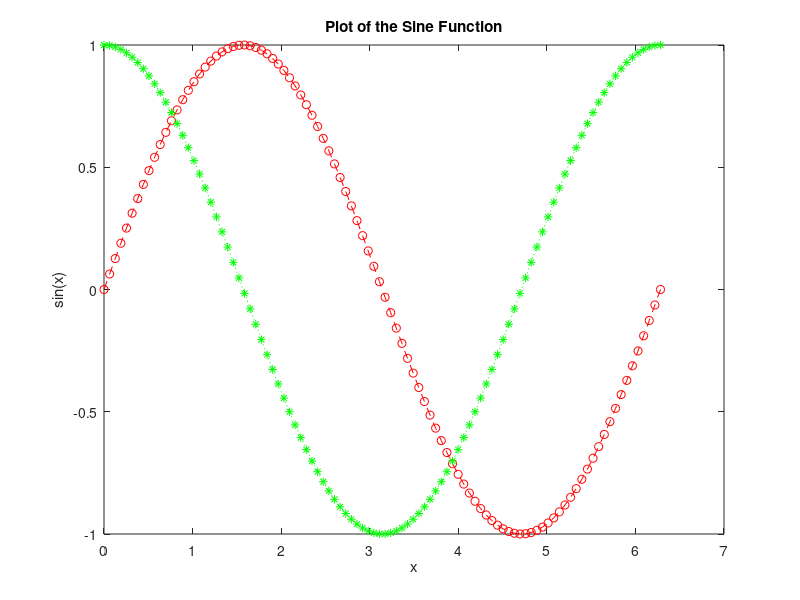
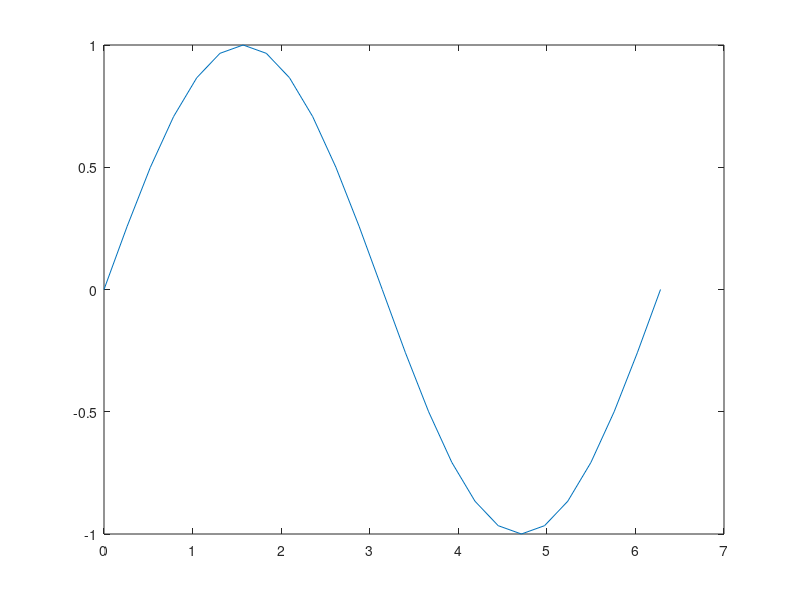

The MATLAB source for these figures, in order: (Note: this script raises an error after producing the figures.)
clc
x = linspace(0,2*pi,100);
y = sin(x);
plot(x,y,'--ro')

xlabel('x')
ylabel('sin(x)')
title('Plot of the Sine Function')

hold on
y2 = cos(x);
plot(x,y2,'g:*')
hold off

Y = magic(5)
figure
plot(Y)

x = linspace(0,2*pi,25);
y = sin(x);
ln2 = plot(x,y)
ln2.LineWidth = 2;
ln2.Color = [0 0.5 0.5];
ln2.Marker = 'o';
ln2.MarkerEdgeColor = 'b';

y3 = 2*sin(x);
scatter(x,y3)

x = linspace(0,10,50);
y1 = sin(x);
y2 = rand(50,1);
tiledlayout(2,1)
nexttile
plot(x,y1)
title('Plot 1')
nexttile
scatter(x,y2)
title('Plot 2')


x = linspace(0,10,50);
y1 = sin(x);
y2 = rand(50,1);
% Top two plots
tiledlayout(2,2)
nexttile
plot(x,y1)
nexttile
scatter(x,y2)
% Plot that spans
nexttile([1 2])
y2 = rand(50,1);
plot(x,y2)


x = linspace(0,10,50);
y1 = sin(x);
y2 = rand(50,1);
tiledlayout(2,1)
% Top plot
ax1 = nexttile;
plot(ax1,x,y1)
title(ax1,'Plot 1')
ax1.FontSize = 14;
ax1.XColor = 'red';
% Bottom plot
ax2 = nexttile;
scatter(ax2,x,y2)
title(ax2,'Plot 2')
grid(ax2,'of')

x = linspace(0,25);
y = sin(x/2);
yyaxis left
plot(x,y);

r = x.^2/2;
yyaxis right
plot(x,r);


yyaxis right
cla reset
load count.dat;
m = mean(count,2);
e = std(count,1,2);
errorbar(m,e)
